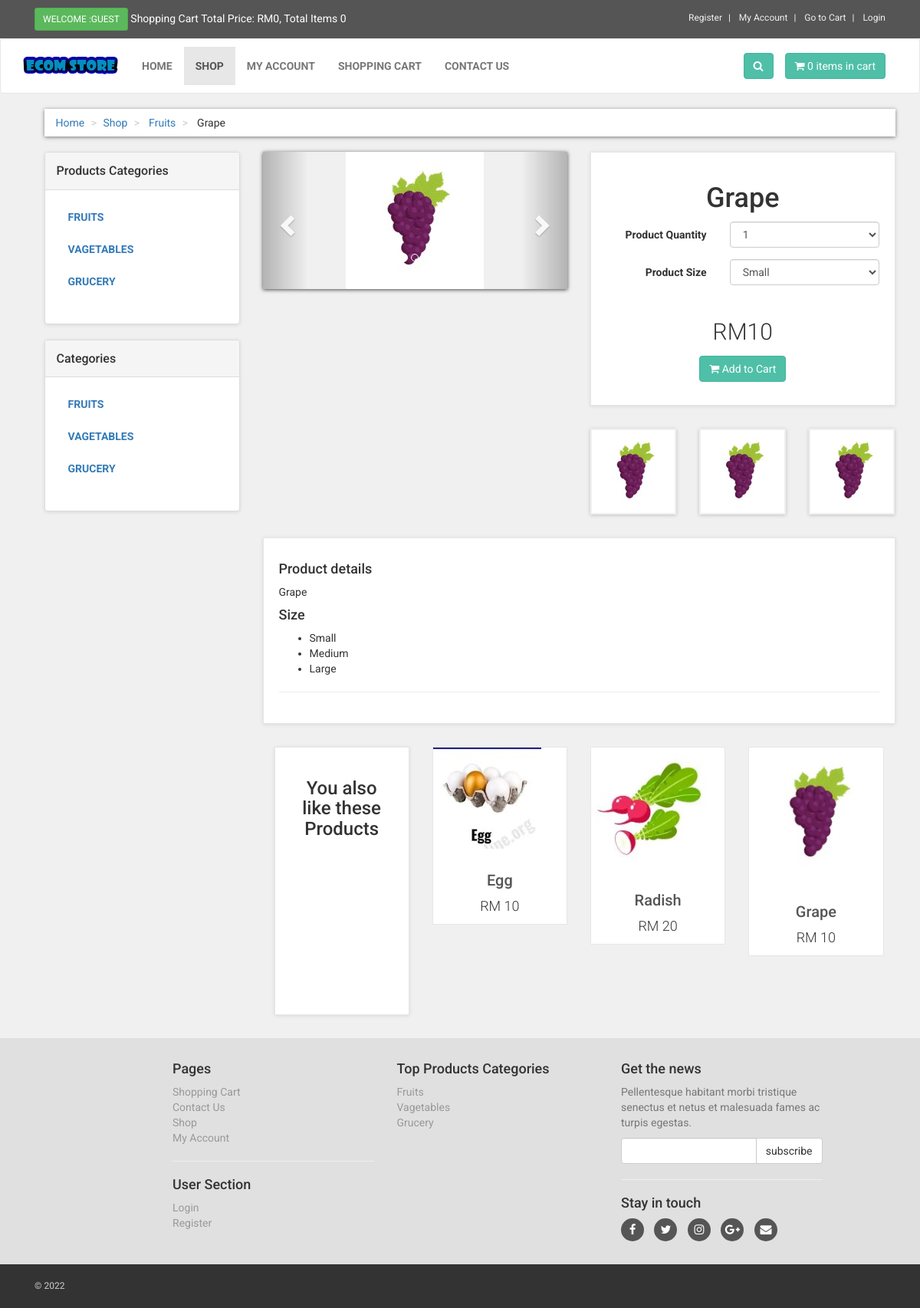
Screenshot of /details.php?pro_id=20 with the database file from the repository.
### tables this page shows
CREATE TABLE `product_categories` (
  `p_cat_id` int(10) NOT NULL,
  `p_cat_title` text NOT NULL,
  `p_cat_desc` text NOT NULL
);

CREATE TABLE `products` (
  `product_id` int(10) NOT NULL,
  `p_cat_id` int(10) NOT NULL,
  `cat_id` int(10) NOT NULL,
  `date` timestamp NOT NULL DEFAULT current_timestamp() ON UPDATE current_timestamp(),
  `product_title` text NOT NULL,
  `product_img1` text NOT NULL,
  `product_img2` text NOT NULL,
  `product_img3` text NOT NULL,
  `product_quantity` int(10) NOT NULL,
  `product_price` int(10) NOT NULL,
  `product_desc` text NOT NULL,
  `product_keywords` text NOT NULL
);

CREATE TABLE `categories` (
  `cat_id` int(10) NOT NULL,
  `cat_title` text NOT NULL,
  `cat_desc` text NOT NULL
);

### details.php (the view, shortened to what this page needs)
<?php
include("includes/db.php");
include("functions/functions.php");
?>
<?php
if(isset($_GET['pro_id'])){
$product_id = $_GET['pro_id'];
$get_product = "select * from products where product_id='$product_id'";
$run_product = mysqli_query($con,$get_product);
$row_product = mysqli_fetch_array($run_product);
$p_cat_id = $row_product['p_cat_id'];
$pro_title = $row_product['product_title'];
$pro_price = $row_product['product_price'];
$pro_desc = $row_product['product_desc'];
$pro_img1 = $row_product['product_img1'];
$pro_img2 = $row_product['product_img2'];
$pro_img3 = $row_product['product_img3'];
$get_p_cat = "select * from product_categories where p_cat_id='$p_cat_id'";
$run_p_cat = mysqli_query($con,$get_p_cat);
$row_p_cat = mysqli_fetch_array($run_p_cat);
$p_cat_title = $row_p_cat['p_cat_title'];
}
?>
<!DOCTYPE html>
<html>
<head>
<link href="styles/bootstrap.min.css" rel="stylesheet">
<link href="styles/style.css" rel="stylesheet">
<link href="font-awesome/css/font-awesome.min.css" rel="stylesheet">
</head>
<body>
<div id="top">
<div class="container">
<div class="col-md-6 offer">
<a href="#" class="btn btn-success btn-sm" >
<?php
if(!isset($_SESSION['customer_email'])){
echo "Welcome :Guest";
}else{
echo "Welcome : " . $_SESSION['customer_email'] . "";
}
?>
</a>
<a href="#">
Shopping Cart Total Price: <?php total_price(); ?>, Total Items <?php items(); ?>
</a>
</div>
<div class="col-md-6">
<ul class="menu">
<li>
<a href="customer_register.php">
Register
</a>
</li>
<li>
<?php
if(!isset($_SESSION['customer_email'])){
echo "<a href='checkout.php' >My Account</a>";
}
else{
echo "<a href='customer/my_account.php?my_orders'>My Account</a>";
}
?>
</li>
<li>
<a href="cart.php">
Go to Cart
</a>
</li>
<li>
<?php
if(!isset($_SESSION['customer_email'])){
echo "<a href='checkout.php'> Login </a>";
}else {
echo "<a href='logout.php'> Logout </a>";
}
?>
</li>
</ul>
</div>
</div>
</div>
<div class="navbar navbar-default" id="navbar">
<div class="container" >
<div class="navbar-header">
<a class="navbar-brand home" href="index.php" >
<img src="images/ecom-store-logo.png" alt="ecom logo" class="hidden-xs" >
</a>
</div>
<div class="navbar-collapse collapse" id="navigation" >
<div class="padding-nav" >
<ul class="nav navbar-nav navbar-left">
<li>
<a href="index.php"> Home </a>
</li>
<li class="active" >
<a href="shop.php"> Shop </a>
</li>
<li>
<?php
if(!isset($_SESSION['customer_email'])){
echo "<a href='checkout.php' >My Account</a>";
}
else{
echo "<a href='customer/my_account.php?my_orders'>My Account</a>";
}
?>
</li>
<li>
<a href="cart.php"> Shopping Cart </a>
</li>
<li>
<a href="contact.php"> Contact Us </a>
</li>
</ul>
</div>
<a class="btn btn-primary navbar-btn right" href="cart.php">
<i class="fa fa-shopping-cart"></i>
<span> <?php items(); ?> items in cart </span>
</a>
<div class="navbar-collapse collapse right">
<button class="btn navbar-btn btn-primary" type="button" data-toggle="collapse" data-target="#search">
<i class="fa fa-search"></i>
</button>
</div>
</div>
</div>
</div>
<div id="content" >
<div class="container" >
<div class="col-md-12" >
<ul class="breadcrumb" >
<li>
<a href="index.php">Home</a>
</li>
<li><a href="shop.php">Shop</a></li>
<li>
<a href="shop.php?p_cat=<?php  echo @$p_cat_id; ?>"> <?php echo $p_cat_title; ?> </a>
</li>
<li> <?php echo $pro_title; ?> </li>
</ul>
</div>
<div class="col-md-3">
<?php include("includes/sidebar.php"); ?>
</div>
<div class="col-md-9">
<div class="row" id="productMain">
<div class="col-sm-6">
<div id="mainImage">
<div id="myCarousel" class="carousel slide" data-ride="carousel">
<ol class="carousel-indicators">
<li data-target="#myCarousel" data-slide-to="0" class="active"></li>
<li data-target="#myCarousel" data-slide-to="1"></li>
<li data-target="#myCarousel" data-slide-to="2"></li>
</ol>
<div class="carousel-inner">
<div class="item active">
<center>
<img src="admin_area/product_images/<?php echo $pro_img1; ?>" class="img-responsive">
</center>
</div>
</div>
<a href="#myCarousel" class="left carousel-control" data-slide="prev">
<span class="glyphicon glyphicon-chevron-left"> </span>
</a>
<a class="right carousel-control" href="#myCarousel" data-slide="next">
<span class="glyphicon glyphicon-chevron-right"> </span>
</a>
</div>
</div>
</div>
<div class="col-sm-6" >
<div class="box" >
<h1 class="text-center" > <?php echo @$pro_title; ?> </h1>
<form action="details.php?add_cart=<?php echo $product_id; ?>" method="post" class="form-horizontal" >
<div class="form-group">
<label class="col-md-5 control-label" >Product Quantity </label>
<div class="col-md-7" >
<select name="product_qty" class="form-control" >
<option>1</option>
</select>
</div>
</div>
<div class="form-group" >
<label class="col-md-5 control-label" >Product Size</label>
<div class="col-md-7" >
<select name="product_size" class="form-control" >
<option>Small</option>
</select>
</div>
</div>
<p class="price" > RM<?php echo $pro_price; ?> </p>
<p class="text-center buttons" >
<button class="btn btn-primary" type="submit" >
<i class="fa fa-shopping-cart" ></i> Add to Cart
</button>
</p>
</form>
</div>
<div class="row" id="thumbs" >
<div class="col-xs-4" >
<a href="#" class="thumb" >
<img src="admin_area/product_images/<?php echo $pro_img1; ?>" class="img-responsive" >
</a>
</div>
<div class="col-xs-4" >
<a href="#" class="thumb" >
<img src="admin_area/product_images/<?php echo $pro_img2; ?>" class="img-responsive" >
</a>
</div>
<div class="col-xs-4" >
<a href="#" class="thumb" >
<img src="admin_area/product_images/<?php echo $pro_img3; ?>" class="img-responsive" >
</a>
</div>
</div>
</div>
</div>
<div class="box" id="details">
<p>
<h4>Product details</h4>
<p>
<?php echo $pro_desc; ?>
</p>
<h4> Size </h4>
<ul>
<li>Small</li>
<li>Medium</li>
<li>Large</li>
</ul>
</p>
<hr>
</div>
<div id="row same-height-row">
<div class="col-md-3 col-sm-6">
<div class="box same-height headline">
<h3 class="text-center"> You also like these Products </h3>
</div>
</div>
<?php
$get_products = "select * from products order by rand() LIMIT 0,3";
$run_products = mysqli_query($con,$get_products);
while($row_products = mysqli_fetch_array($run_products)) {
$pro_id = $row_products['product_id'];
$pro_title = $row_products['product_title'];
$pro_price = $row_products['product_price'];
$pro_img1 = $row_products['product_img1'];
echo "
<div class='center-responsive col-md-3 col-sm-6' >
<div class='product same-height' >
<a href='details.php?pro_id=$pro_id' >
<img src='admin_area/product_images/$pro_img1' class='img-responsive' >
</a>
<div class='text' >
<h3> <a href='details.php?pro_id=$pro_id' >$pro_title</a> </h3>
<p class='price' >RM $pro_price</p>
</div>
</div>
</div>
";
}
?>
</div>
</div>
</div>
</div>
<?php
include("includes/footer.php");
?>
</body>
</html>

### functions/functions.php (shortened to what this page needs)
<?php
$db = mysqli_connect("localhost", "root", "", "ecom_store");
function getRealUserIp()
{
    switch (true) {
        default :
            return $_SERVER['REMOTE_ADDR'];
    }
}
function items()
{
    global $db;
    $ip_add = getRealUserIp();
    $get_items = "select * from cart where ip_add='$ip_add'";
    $run_items = mysqli_query($db, $get_items);
    $count_items = mysqli_num_rows($run_items);
    echo $count_items;
}
function total_price()
{
    $total = 0;
    echo "RM" . $total;
}
function getPCats()
{
    global $db;
    $get_p_cats = "select * from product_categories";
    $run_p_cats = mysqli_query($db, $get_p_cats);
    while ($row_p_cats = mysqli_fetch_array($run_p_cats)) {
        $p_cat_id = $row_p_cats['p_cat_id'];
        $p_cat_title = $row_p_cats['p_cat_title'];
        echo "<li><a href='shop.php?p_cat=$p_cat_id'> $p_cat_title </a></li>";
    }
}
function getCats()
{
    global $db;
    $get_cats = "select * from categories";
    $run_cats = mysqli_query($db, $get_cats);
    while ($row_cats = mysqli_fetch_array($run_cats)) {
        $cat_id = $row_cats['cat_id'];
        $cat_title = $row_cats['cat_title'];
        echo "<li><a href='shop.php?cat=$cat_id'>$cat_title</a></li>";
    }
}
?>

### includes/footer.php (shortened to what this page needs)
<div id="footer">
    <div class="container">
        <div class="row">
            <div class="col-md-2 col-sm-6">
            </div>
            <div class="col-md-3 col-sm-6">
                <h4>Pages</h4>
                <ul>
                    <li><a href="cart.php">Shopping Cart</a></li>
                    <li><a href="contact.php">Contact Us</a></li>
                    <li><a href="shop.php">Shop</a></li>
                    <li>
                        <?php
                        if (!isset($_SESSION['customer_email'])) {
                            echo "<a href='checkout.php' >My Account</a>";
                        } else {
                            echo "<a href='customer/my_account.php?my_orders'>My Account</a>";
                        }
                        ?>
                    </li>
                </ul>
                <hr>
                <h4>User Section</h4>
                <ul>
                    <li>
                        <?php
                        if (!isset($_SESSION['customer_email'])) {
                            echo "<a href='checkout.php' >Login</a>";
                        } else {
                            echo "<a href='customer/my_account.php?my_orders'>My Account</a>";
                        }
                        ?>
                    </li>
                    <li><a href="customer_register.php">Register</a></li>
                </ul>
            </div>
            <div class="col-md-3 col-sm-6">
                <h4> Top Products Categories </h4>
                <ul>
                    <?php
                    $get_p_cats = "select * from product_categories";
                    $run_p_cats = mysqli_query($con, $get_p_cats);
                    while ($row_p_cats = mysqli_fetch_array($run_p_cats)) {
                        $p_cat_id = $row_p_cats['p_cat_id'];
                        $p_cat_title = $row_p_cats['p_cat_title'];
                        echo "<li> <a href='shop.php?p_cat=$p_cat_id'> $p_cat_title </a> </li>";
                    }
                    ?>
                </ul>
            </div>
                    <div class="col-md-3 col-sm-6">
                <h4>Get the news</h4>
                <p class="text-muted">
                    Pellentesque habitant morbi tristique senectus et netus et malesuada fames ac turpis egestas.
                </p>
                <form action="https://feedburner.google.com/fb/a/mailverify" method="post" target="popupwindow"
                      onsubmit="window.open('https://feedburner.google.com/fb/a/mailverify?uri=computerfever', 'popupwindow', 'scrollbars=yes,width=550,height=520');return true">
                    <div class="input-group">
                        <input type="text" class="form-control" name="email">
                        <span class="input-group-btn">
<input type="submit" value="subscribe" class="btn btn-default">
</span>
                    </div>
                </form>
                <hr>
                <h4> Stay in touch </h4>
                <p class="social">
                    <a href="#"><i class="fa fa-facebook"></i></a>
                    <a href="#"><i class="fa fa-twitter"></i></a>
                    <a href="#"><i class="fa fa-instagram"></i></a>
                    <a href="#"><i class="fa fa-google-plus"></i></a>
                    <a href="#"><i class="fa fa-envelope"></i></a>
                </p>
            </div>
        </div>
    </div>
</div>
<div id="copyright">
    <div class="container">
        <div class="col-md-6">
            <p class="pull-left"> &copy; 2022 </p>
        </div>
        <div class="col-md-6">
        </div>
    </div>
</div>

### styles/style.css (style rules this page uses)
body { font-family: "Roboto", Helvetica, Arial, sans-serif; font-size: 14px; line-height: 1.42857143; color: #333333; background-color: #f0f0f0; overflow-x: hidden; }
#top { background: #555555; padding: 10px 0; }
#top .offer { color: #fff; }
#top .offer .btn { text-transform: uppercase; }
#top a { color: #fff; }
#top ul.menu { padding-top: 5px; margin: 0; text-align: right; font-size: 12px; list-style: none; }
#top ul.menu > li { display: inline-block; }
#top ul.menu > li a { color: #eeeeee; }
#top ul.menu > li + li:before { content: "|\00a0"; padding: 0 5px; color: #f7f7f7; }
.navbar { background:white; }
.navbar-collapse .right { float:right; }
.navbar-brand { float:left; padding: 10px 15px; font-size:18px; line-height:20px; height:70px; }
.navbar ul.nav > li > a { text-transform:uppercase; font-weight:bold; font-size:14px; }
.padding-nav { padding-top:10px; }
.btn-primary { color:rgb(255, 255, 255); background-color:rgb(79, 191, 168); border-color:rgb(65, 179, 156); }
.box { background: #fff; margin: 0 0 30px; border: solid 1px #e6e6e6; box-sizing: border-box; padding:20px; box-shadow: 0 1px 5px rgba(0, 0, 0, 0.1); }
#content { padding-left:25px; }
#content .product { background:#fff; border: solid 1px #e6e6e6; box-sizing: border-box; margin-bottom: 30px; }
#content .product .text p.price { font-size:18px; text-align:center; font-weight:300; }
#content .product .text h3 { text-align:center; font-size:20px; }
#content .product .text h3 a { color:rgb(85, 85, 85); }
#content .product .text { padding:10px 10px 0px; }
.breadcrumb { padding: 8px 15px; margin-bottom:20px; background-color: #ffffff; border-radius: 0; box-shadow: 0 1px 5px rgba(0, 0, 0, 0.5); }
.breadcrumb > li + li:before { content: ">\00a0"; color:#cccccc; }
#content .panel.sidebar-menu ul.nav.category-menu li a { text-transform: uppercase; font-weight: bold; }
#content #productMain { margin-bottom: 30px; }
#content #productMain .price { font-size: 30px; font-weight: 300; text-align: center; margin-top: 40px; }
#content #mainImage { box-shadow: 0 1px 5px rgba(0, 0, 0, 0.7); }
#content #thumbs a { display: block; box-shadow: 0 1px 5px rgba(0, 0, 0, 0.2); border : solid 2px transparent; }
#content .headline { height: 350px; }
#footer { background: #e0e0e0; padding: 20px 0; }
#footer ul { padding-left: 0; list-style: none; }
#footer ul a { color:#999999; padding: 20px 0; }
#footer .social { text-align: left; }
#footer .social a { margin: 0 10px 0 0; color: #fff; display: inline-block; width: 30px; height: 30px; border-radius: 15px; line-height: 30px; font-size: 15px; text-align: center; transition: all 0.2s ease-out; vertical-align: bottom; background-color:#555555; }
#copyright { background:#333; color:#ccc; padding:20px 0; font-size:12px; }
#copyright p { margin: 0; }

### rows the page displays
product_categories: p_cat_title "Fruits", p_cat_title "FRUITS"
products: product_title "Grape", product_img1 (picture), product_price "10", product_img2 (picture), product_img3 (picture), product_desc "Grape"
product_categories: p_cat_title "VAGETABLES", p_cat_title "Vagetables"
product_categories: p_cat_title "GRUCERY", p_cat_title "Grucery"
categories: cat_title "FRUITS"
categories: cat_title "VAGETABLES"
categories: cat_title "GRUCERY"
products: product_img1 (picture), product_title "Egg", product_price "10"
products: product_img1 (picture), product_title "Radish", product_price "20"

### other values shown
$total "0"
$count_items "0 0"
